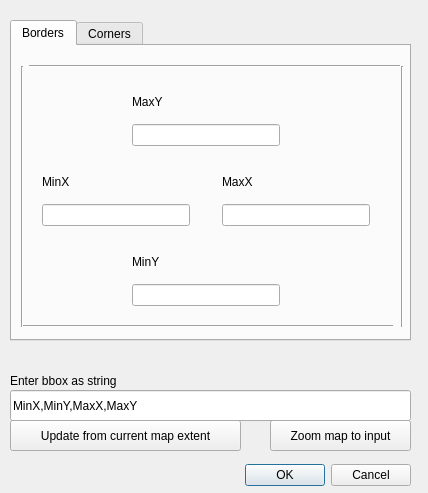
<?xml version="1.0" encoding="UTF-8"?>
<ui version="4.0">
 <class>bBox</class>
 <widget class="QDialog" name="bBox">
  <property name="geometry">
   <rect>
    <x>0</x>
    <y>0</y>
    <width>428</width>
    <height>493</height>
   </rect>
  </property>
  <property name="windowTitle">
   <string>bBox</string>
  </property>
  <widget class="QPushButton" name="pushButton">
   <property name="enabled">
    <bool>true</bool>
   </property>
   <property name="geometry">
    <rect>
     <x>270</x>
     <y>420</y>
     <width>141</width>
     <height>31</height>
    </rect>
   </property>
   <property name="text">
    <string>Zoom map to input</string>
   </property>
   <property name="checkable">
    <bool>false</bool>
   </property>
   <property name="checked">
    <bool>false</bool>
   </property>
   <property name="default">
    <bool>false</bool>
   </property>
  </widget>
  <widget class="QPushButton" name="pushButton_2">
   <property name="geometry">
    <rect>
     <x>10</x>
     <y>420</y>
     <width>231</width>
     <height>31</height>
    </rect>
   </property>
   <property name="text">
    <string>Update from current map extent</string>
   </property>
  </widget>
  <widget class="QTabWidget" name="tabWidget">
   <property name="geometry">
    <rect>
     <x>10</x>
     <y>20</y>
     <width>401</width>
     <height>321</height>
    </rect>
   </property>
   <property name="accessibleName">
    <string>borders</string>
   </property>
   <property name="currentIndex">
    <number>0</number>
   </property>
   <widget class="QWidget" name="tab">
    <attribute name="title">
     <string>Borders</string>
    </attribute>
    <widget class="Line" name="line">
     <property name="geometry">
      <rect>
       <x>17</x>
       <y>10</y>
       <width>371</width>
       <height>20</height>
      </rect>
     </property>
     <property name="orientation">
      <enum>Qt::Horizontal</enum>
     </property>
    </widget>
    <widget class="Line" name="line_2">
     <property name="geometry">
      <rect>
       <x>10</x>
       <y>270</y>
       <width>371</width>
       <height>20</height>
      </rect>
     </property>
     <property name="orientation">
      <enum>Qt::Horizontal</enum>
     </property>
    </widget>
    <widget class="Line" name="line_3">
     <property name="geometry">
      <rect>
       <x>0</x>
       <y>20</y>
       <width>20</width>
       <height>261</height>
      </rect>
     </property>
     <property name="orientation">
      <enum>Qt::Vertical</enum>
     </property>
    </widget>
    <widget class="Line" name="line_4">
     <property name="geometry">
      <rect>
       <x>380</x>
       <y>20</y>
       <width>20</width>
       <height>261</height>
      </rect>
     </property>
     <property name="orientation">
      <enum>Qt::Vertical</enum>
     </property>
    </widget>
    <widget class="QWidget" name="layoutWidget">
     <property name="geometry">
      <rect>
       <x>30</x>
       <y>120</y>
       <width>148</width>
       <height>60</height>
      </rect>
     </property>
     <layout class="QVBoxLayout" name="verticalLayout_3">
      <item>
       <widget class="QLabel" name="label_2">
        <property name="text">
         <string>MinX</string>
        </property>
       </widget>
      </item>
      <item>
       <widget class="QLineEdit" name="lineEdit_2"/>
      </item>
     </layout>
    </widget>
    <widget class="QWidget" name="layoutWidget">
     <property name="geometry">
      <rect>
       <x>120</x>
       <y>40</y>
       <width>148</width>
       <height>60</height>
      </rect>
     </property>
     <layout class="QVBoxLayout" name="verticalLayout_4">
      <item>
       <widget class="QLabel" name="label_4">
        <property name="text">
         <string>MaxY</string>
        </property>
       </widget>
      </item>
      <item>
       <widget class="QLineEdit" name="lineEdit_3"/>
      </item>
     </layout>
    </widget>
    <widget class="QWidget" name="layoutWidget">
     <property name="geometry">
      <rect>
       <x>210</x>
       <y>120</y>
       <width>148</width>
       <height>60</height>
      </rect>
     </property>
     <layout class="QVBoxLayout" name="verticalLayout_5">
      <item>
       <widget class="QLabel" name="label_3">
        <property name="text">
         <string>MaxX</string>
        </property>
       </widget>
      </item>
      <item>
       <widget class="QLineEdit" name="lineEdit_4"/>
      </item>
     </layout>
    </widget>
    <widget class="QWidget" name="layoutWidget">
     <property name="geometry">
      <rect>
       <x>120</x>
       <y>200</y>
       <width>148</width>
       <height>60</height>
      </rect>
     </property>
     <layout class="QVBoxLayout" name="verticalLayout_6">
      <item>
       <widget class="QLabel" name="label_5">
        <property name="text">
         <string>MinY</string>
        </property>
       </widget>
      </item>
      <item>
       <widget class="QLineEdit" name="lineEdit_5"/>
      </item>
     </layout>
    </widget>
    <zorder>layoutWidget</zorder>
    <zorder>layoutWidget</zorder>
    <zorder>layoutWidget</zorder>
    <zorder>layoutWidget</zorder>
    <zorder>line</zorder>
    <zorder>line_2</zorder>
    <zorder>line_3</zorder>
    <zorder>line_4</zorder>
   </widget>
   <widget class="QWidget" name="tab_2">
    <attribute name="title">
     <string>Corners</string>
    </attribute>
    <widget class="QWidget" name="layoutWidget">
     <property name="geometry">
      <rect>
       <x>220</x>
       <y>30</y>
       <width>148</width>
       <height>60</height>
      </rect>
     </property>
     <layout class="QVBoxLayout" name="verticalLayout">
      <item>
       <widget class="QLabel" name="label_7">
        <property name="text">
         <string>MaxX,MaxY</string>
        </property>
       </widget>
      </item>
      <item>
       <widget class="QLineEdit" name="lineEdit_7"/>
      </item>
     </layout>
    </widget>
    <widget class="QWidget" name="layoutWidget">
     <property name="geometry">
      <rect>
       <x>20</x>
       <y>190</y>
       <width>148</width>
       <height>60</height>
      </rect>
     </property>
     <layout class="QVBoxLayout" name="verticalLayout_2">
      <item>
       <widget class="QLabel" name="label_6">
        <property name="text">
         <string>MinX,MinY</string>
        </property>
       </widget>
      </item>
      <item>
       <widget class="QLineEdit" name="lineEdit_6"/>
      </item>
     </layout>
    </widget>
   </widget>
  </widget>
  <widget class="QLineEdit" name="lineEdit">
   <property name="geometry">
    <rect>
     <x>10</x>
     <y>390</y>
     <width>401</width>
     <height>31</height>
    </rect>
   </property>
   <property name="text">
    <string>MinX,MinY,MaxX,MaxY</string>
   </property>
  </widget>
  <widget class="QLabel" name="label">
   <property name="geometry">
    <rect>
     <x>10</x>
     <y>370</y>
     <width>141</width>
     <height>21</height>
    </rect>
   </property>
   <property name="text">
    <string>Enter bbox as string</string>
   </property>
  </widget>
  <widget class="QDialogButtonBox" name="buttonBox">
   <property name="geometry">
    <rect>
     <x>120</x>
     <y>460</y>
     <width>291</width>
     <height>31</height>
    </rect>
   </property>
   <property name="orientation">
    <enum>Qt::Horizontal</enum>
   </property>
   <property name="standardButtons">
    <set>QDialogButtonBox::Cancel|QDialogButtonBox::Ok</set>
   </property>
  </widget>
 </widget>
 <resources/>
 <connections/>
</ui>
